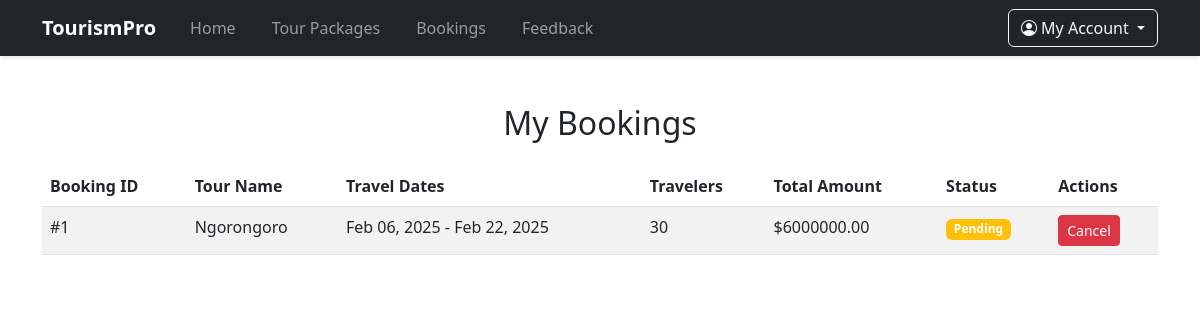
Page /bookings.php (signed in) on the committed database.
### tables this page shows
CREATE TABLE `bookings` (
  `id` int(11) NOT NULL,
  `user_id` int(11) DEFAULT NULL,
  `tour_id` int(11) DEFAULT NULL,
  `number_of_travelers` int(11) DEFAULT NULL,
  `total_amount` decimal(10,2) DEFAULT NULL,
  `booking_date` date DEFAULT NULL,
  `status` enum('pending','confirmed','cancelled') DEFAULT 'pending'
);

CREATE TABLE `tours` (
  `id` int(11) NOT NULL,
  `name` varchar(100) NOT NULL,
  `description` text DEFAULT NULL,
  `image` varchar(255) DEFAULT NULL,
  `price` decimal(10,2) NOT NULL,
  `start_date` date DEFAULT NULL,
  `end_date` date DEFAULT NULL,
  `created_by` int(11) DEFAULT NULL
);

### bookings.php (the view, shortened to what this page needs)
<?php
require_once 'config/database.php';
$user_id = $_SESSION['user_id'];
$query = "SELECT b.*, t.name as tour_name, t.start_date, t.end_date
          FROM bookings b
          JOIN tours t ON b.tour_id = t.id
          WHERE b.user_id = ?
          ORDER BY b.booking_date DESC";
$stmt = $conn->prepare($query);
$stmt->bind_param("i", $user_id);
$stmt->execute();
$result = $stmt->get_result();
?>
<?php
$cssPath = "css/style.css";
$version = filemtime($cssPath);
?>
<!DOCTYPE html>
<html lang="en">
<head>
    <link rel="stylesheet" href="<?php echo $cssPath . '?v=' . $version; ?>">
    <link href="https://cdn.jsdelivr.net/npm/bootstrap@5.3.0/dist/css/bootstrap.min.css" rel="stylesheet">
</head>
<body>
    <?php include 'includes/header.php'; ?>
    <div class="container mt-5">
        <h2 class="text-center mb-4">My Bookings</h2>
        <div class="table-responsive">
            <table class="table table-striped">
                <thead>
                    <tr>
                        <th>Booking ID</th>
                        <th>Tour Name</th>
                        <th>Travel Dates</th>
                        <th>Travelers</th>
                        <th>Total Amount</th>
                        <th>Status</th>
                        <th>Actions</th>
                    </tr>
                </thead>
                <tbody>
                    <?php while($booking = $result->fetch_assoc()): ?>
                    <tr>
                        <td>#<?php echo $booking['id']; ?></td>
                        <td><?php echo $booking['tour_name']; ?></td>
                        <td>
                            <?php echo date('M d, Y', strtotime($booking['start_date'])); ?> -
                            <?php echo date('M d, Y', strtotime($booking['end_date'])); ?>
                        </td>
                        <td><?php echo $booking['number_of_travelers']; ?></td>
                        <td>$<?php echo $booking['total_amount']; ?></td>
                        <td><span class="badge bg-<?php echo $booking['status'] == 'confirmed' ? 'success' : ($booking['status'] == 'pending' ? 'warning' : 'danger'); ?>">
                            <?php echo ucfirst($booking['status']); ?>
                        </span></td>
                        <td>
                            <?php if($booking['status'] != 'cancelled'): ?>
                            <a href="cancel-booking.php?id=<?php echo $booking['id']; ?>" class="btn btn-sm btn-danger" onclick="return confirm('Are you sure you want to cancel this booking?')">Cancel</a>
                            <?php endif; ?>
                        </td>
                    </tr>
                    <?php endwhile; ?>
                </tbody>
            </table>
        </div>
    </div>
</body>
</html>

### css/style.css (style rules this page uses)
body { font-family: 'Poppins', sans-serif; line-height: 1.6; }
.btn { padding: 0.8rem 1.5rem; border-radius: 5px; font-weight: 500; transition: all 0.3s ease; }

### rows in the picture
bookings: id "1", tour.name "Ngorongoro", tour.start_date "Feb 06, 2025", tour.end_date "Feb 22, 2025", number_of_travelers "30", total_amount "6000000.00", status "Pending"
